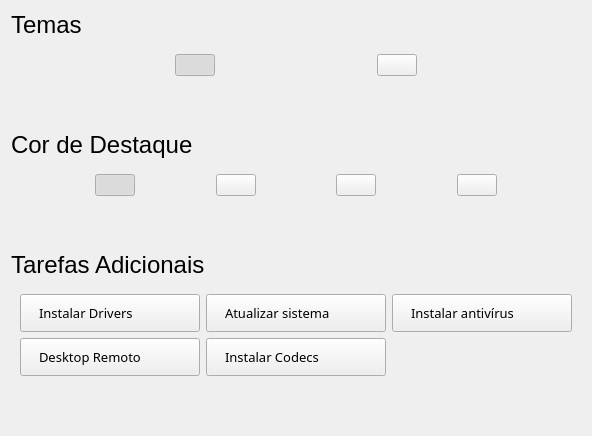
      <widget class="QWidget" name="page">
       <layout class="QVBoxLayout" name="verticalLayout_3">
        <item>
         <layout class="QVBoxLayout" name="verticalLayout_2">
          <item>
           <layout class="QHBoxLayout" name="horizontalLayout_2">
            <item>
             <widget class="QLabel" name="label_3">
              <property name="font">
               <font>
                <family>Ubuntu</family>
                <pointsize>18</pointsize>
               </font>
              </property>
              <property name="text">
               <string>Temas</string>
              </property>
             </widget>
            </item>
            <item>
             <spacer name="horizontalSpacer_2">
              <property name="orientation">
               <enum>Qt::Horizontal</enum>
              </property>
              <property name="sizeHint" stdset="0">
               <size>
                <width>40</width>
                <height>20</height>
               </size>
              </property>
             </spacer>
            </item>
           </layout>
          </item>
          <item>
           <widget class="QWidget" name="widget" native="true">
            <layout class="QHBoxLayout" name="horizontalLayout_3">
             <item>
              <spacer name="horizontalSpacer_3">
               <property name="orientation">
                <enum>Qt::Horizontal</enum>
               </property>
               <property name="sizeHint" stdset="0">
                <size>
                 <width>40</width>
                 <height>20</height>
                </size>
               </property>
              </spacer>
             </item>
             <item>
              <widget class="QPushButton" name="BreezeLight">
               <property name="icon">
                <iconset resource="ImgsResources.qrc">
                 <normaloff>:/Imgs/DesktopThemesColors/Imgs/DesktopThemesColors/DesktopLight-1.png</normaloff>:/Imgs/DesktopThemesColors/Imgs/DesktopThemesColors/DesktopLight-1.png</iconset>
               </property>
               <property name="iconSize">
                <size>
                 <width>280</width>
                 <height>150</height>
                </size>
               </property>
               <property name="checkable">
                <bool>true</bool>
               </property>
               <property name="checked">
                <bool>true</bool>
               </property>
               <property name="autoExclusive">
                <bool>true</bool>
               </property>
               <property name="flat">
                <bool>false</bool>
               </property>
              </widget>
             </item>
             <item>
              <spacer name="horizontalSpacer_5">
               <property name="orientation">
                <enum>Qt::Horizontal</enum>
               </property>
               <property name="sizeHint" stdset="0">
                <size>
                 <width>40</width>
                 <height>20</height>
                </size>
               </property>
              </spacer>
             </item>
             <item>
              <widget class="QPushButton" name="BreezeDark">
               <property name="icon">
                <iconset resource="ImgsResources.qrc">
                 <normaloff>:/Imgs/DesktopThemesColors/Imgs/DesktopThemesColors/DesktopDark-1.png</normaloff>:/Imgs/DesktopThemesColors/Imgs/DesktopThemesColors/DesktopDark-1.png</iconset>
               </property>
               <property name="iconSize">
                <size>
                 <width>280</width>
                 <height>150</height>
                </size>
               </property>
               <property name="checkable">
                <bool>true</bool>
               </property>
               <property name="autoExclusive">
                <bool>true</bool>
               </property>
               <property name="flat">
                <bool>false</bool>
               </property>
              </widget>
             </item>
             <item>
              <spacer name="horizontalSpacer_4">
               <property name="orientation">
                <enum>Qt::Horizontal</enum>
               </property>
               <property name="sizeHint" stdset="0">
                <size>
                 <width>40</width>
                 <height>20</height>
                </size>
               </property>
              </spacer>
             </item>
            </layout>
           </widget>
          </item>
          <item>
           <spacer name="verticalSpacer_13">
            <property name="orientation">
             <enum>Qt::Vertical</enum>
            </property>
            <property name="sizeType">
             <enum>QSizePolicy::Fixed</enum>
            </property>
            <property name="sizeHint" stdset="0">
             <size>
              <width>20</width>
              <height>40</height>
             </size>
            </property>
           </spacer>
          </item>
          <item>
           <layout class="QHBoxLayout" name="horizontalLayout_4">
            <item>
             <widget class="QLabel" name="label_2">
              <property name="font">
               <font>
                <family>Ubuntu</family>
                <pointsize>18</pointsize>
               </font>
              </property>
              <property name="text">
               <string>Cor de Destaque</string>
              </property>
             </widget>
            </item>
            <item>
             <spacer name="horizontalSpacer_7">
              <property name="orientation">
               <enum>Qt::Horizontal</enum>
              </property>
              <property name="sizeHint" stdset="0">
               <size>
                <width>40</width>
                <height>20</height>
               </size>
              </property>
             </spacer>
            </item>
           </layout>
          </item>
          <item>
           <widget class="QWidget" name="colorContainer" native="true">
            <layout class="QHBoxLayout" name="horizontalLayout_5">
             <item>
              <spacer name="horizontalSpacer_45">
               <property name="orientation">
                <enum>Qt::Horizontal</enum>
               </property>
               <property name="sizeHint" stdset="0">
                <size>
                 <width>40</width>
                 <height>20</height>
                </size>
               </property>
              </spacer>
             </item>
             <item>
              <widget class="QPushButton" name="color_1">
               <property name="icon">
                <iconset resource="ImgsResources.qrc">
                 <normaloff>:/Imgs/IconesThemeColors/Imgs/IconsThemeColors/folder.png</normaloff>:/Imgs/IconesThemeColors/Imgs/IconsThemeColors/folder.png</iconset>
               </property>
               <property name="iconSize">
                <size>
                 <width>50</width>
                 <height>50</height>
                </size>
               </property>
               <property name="checkable">
                <bool>true</bool>
               </property>
               <property name="checked">
                <bool>true</bool>
               </property>
               <property name="autoExclusive">
                <bool>true</bool>
               </property>
               <property name="flat">
                <bool>false</bool>
               </property>
               <property name="hexadecimal" stdset="0">
                <string>#f69310</string>
               </property>
               <property name="name" stdset="0">
                <string>Orange</string>
               </property>
               <property name="decimal" stdset="0">
                <string>246,147,16</string>
               </property>
              </widget>
             </item>
             <item>
              <spacer name="horizontalSpacer_47">
               <property name="orientation">
                <enum>Qt::Horizontal</enum>
               </property>
               <property name="sizeHint" stdset="0">
                <size>
                 <width>40</width>
                 <height>20</height>
                </size>
               </property>
              </spacer>
             </item>
             <item>
              <widget class="QPushButton" name="color_2">
               <property name="text">
                <string/>
               </property>
               <property name="icon">
                <iconset resource="ImgsResources.qrc">
                 <normaloff>:/Imgs/IconesThemeColors/Imgs/IconsThemeColors/folder-documents.png</normaloff>:/Imgs/IconesThemeColors/Imgs/IconsThemeColors/folder-documents.png</iconset>
               </property>
               <property name="iconSize">
                <size>
                 <width>50</width>
                 <height>50</height>
                </size>
               </property>
               <property name="checkable">
                <bool>true</bool>
               </property>
               <property name="autoExclusive">
                <bool>true</bool>
               </property>
               <property name="flat">
                <bool>false</bool>
               </property>
               <property name="hexadecimal" stdset="0">
                <string>#aa4000</string>
               </property>
               <property name="name" stdset="0">
                <string>Brown</string>
               </property>
               <property name="decimal" stdset="0">
                <string>170,64,0</string>
               </property>
              </widget>
             </item>
             <item>
              <spacer name="horizontalSpacer_48">
               <property name="orientation">
                <enum>Qt::Horizontal</enum>
               </property>
               <property name="sizeHint" stdset="0">
                <size>
                 <width>40</width>
                 <height>20</height>
                </size>
               </property>
              </spacer>
             </item>
             <item>
              <widget class="QPushButton" name="color_3">
               <property name="icon">
                <iconset resource="ImgsResources.qrc">
                 <normaloff>:/Imgs/IconesThemeColors/Imgs/IconsThemeColors/folder-cyan.png</normaloff>:/Imgs/IconesThemeColors/Imgs/IconsThemeColors/folder-cyan.png</iconset>
               </property>
               <property name="iconSize">
                <size>
                 <width>50</width>
                 <height>50</height>
                </size>
               </property>
               <property name="checkable">
                <bool>true</bool>
               </property>
               <property name="autoExclusive">
                <bool>true</bool>
               </property>
               <property name="flat">
                <bool>false</bool>
               </property>
               <property name="hexadecimal" stdset="0">
                <string>#00828c</string>
               </property>
               <property name="name" stdset="0">
                <string>Cyan</string>
               </property>
               <property name="decimal" stdset="0">
                <string>0,130,140</string>
               </property>
              </widget>
             </item>
             <item>
              <spacer name="horizontalSpacer_50">
               <property name="orientation">
                <enum>Qt::Horizontal</enum>
               </property>
               <property name="sizeHint" stdset="0">
                <size>
                 <width>40</width>
                 <height>20</height>
                </size>
               </property>
              </spacer>
             </item>
             <item>
              <widget class="QPushButton" name="color_4">
               <property name="icon">
                <iconset resource="ImgsResources.qrc">
                 <normaloff>:/Imgs/IconesThemeColors/Imgs/IconsThemeColors/folder-bookmarks.png</normaloff>:/Imgs/IconesThemeColors/Imgs/IconsThemeColors/folder-bookmarks.png</iconset>
               </property>
               <property name="iconSize">
                <size>
                 <width>50</width>
                 <height>50</height>
                </size>
               </property>
               <property name="checkable">
                <bool>true</bool>
               </property>
               <property name="autoExclusive">
                <bool>true</bool>
               </property>
               <property name="flat">
                <bool>false</bool>
               </property>
               <property name="hexadecimal" stdset="0">
                <string>#6a58ff</string>
               </property>
               <property name="name" stdset="0">
                <string>Lavanda</string>
               </property>
               <property name="decimal" stdset="0">
                <string>106,88,255</string>
               </property>
              </widget>
             </item>
             <item>
              <spacer name="horizontalSpacer_22">
               <property name="orientation">
                <enum>Qt::Horizontal</enum>
               </property>
               <property name="sizeHint" stdset="0">
                <size>
                 <width>40</width>
                 <height>20</height>
                </size>
               </property>
              </spacer>
             </item>
            </layout>
           </widget>
          </item>
          <item>
           <spacer name="verticalSpacer_15">
            <property name="orientation">
             <enum>Qt::Vertical</enum>
            </property>
            <property name="sizeType">
             <enum>QSizePolicy::Fixed</enum>
            </property>
            <property name="sizeHint" stdset="0">
             <size>
              <width>20</width>
              <height>40</height>
             </size>
            </property>
           </spacer>
          </item>
          <item>
           <layout class="QHBoxLayout" name="horizontalLayout_6">
            <item>
             <widget class="QLabel" name="label_4">
              <property name="font">
               <font>
                <family>Ubuntu</family>
                <pointsize>18</pointsize>
                <italic>false</italic>
               </font>
              </property>
              <property name="text">
               <string>Tarefas Adicionais</string>
              </property>
             </widget>
            </item>
            <item>
             <spacer name="horizontalSpacer_9">
              <property name="orientation">
               <enum>Qt::Horizontal</enum>
              </property>
              <property name="sizeHint" stdset="0">
               <size>
                <width>40</width>
                <height>20</height>
               </size>
              </property>
             </spacer>
            </item>
           </layout>
          </item>
          <item>
           <widget class="QWidget" name="taskContainer" native="true">
            <property name="styleSheet">
             <string notr="true">QPushButton {
  padding: 9;
  padding-left: 18;
  text-align: left;
}</string>
            </property>
            <layout class="QGridLayout" name="gridLayout">
             <item row="0" column="0">
              <widget class="QPushButton" name="taskDrivers">
               <property name="minimumSize">
                <size>
                 <width>180</width>
                 <height>0</height>
                </size>
               </property>
               <property name="maximumSize">
                <size>
                 <width>180</width>
                 <height>16777215</height>
                </size>
               </property>
               <property name="font">
                <font>
                 <family>Noto Sans</family>
                 <pointsize>10</pointsize>
                </font>
               </property>
               <property name="text">
                <string>Instalar Drivers</string>
               </property>
               <property name="arguments" stdset="0">
                <stringlist>
                 <string>software-properties-qt</string>
                 <string>--open-tab=4</string>
                </stringlist>
               </property>
               <property name="executable" stdset="0">
                <string>pkexec</string>
               </property>
              </widget>
             </item>
             <item row="0" column="1">
              <widget class="QPushButton" name="taskRemina_4">
               <property name="minimumSize">
                <size>
                 <width>180</width>
                 <height>0</height>
                </size>
               </property>
               <property name="maximumSize">
                <size>
                 <width>180</width>
                 <height>16777215</height>
                </size>
               </property>
               <property name="font">
                <font>
                 <family>Noto Sans</family>
                 <pointsize>10</pointsize>
                </font>
               </property>
               <property name="text">
                <string>Atualizar sistema</string>
               </property>
               <property name="executable" stdset="0">
                <string>plasma-discover</string>
               </property>
               <property name="arguments" stdset="0">
                <stringlist>
                 <string>qapt-batch</string>
                 <string>--install</string>
                 <string>$(apt list --upgradable | tail -n+2 | cut -d/ -f1 | xargs)</string>
                </stringlist>
               </property>
              </widget>
             </item>
             <item row="0" column="2" colspan="2">
              <widget class="QPushButton" name="taskRemina_2">
               <property name="minimumSize">
                <size>
                 <width>180</width>
                 <height>0</height>
                </size>
               </property>
               <property name="maximumSize">
                <size>
                 <width>180</width>
                 <height>16777215</height>
                </size>
               </property>
               <property name="font">
                <font>
                 <family>Noto Sans</family>
                 <pointsize>10</pointsize>
                </font>
               </property>
               <property name="text">
                <string>Instalar antivírus</string>
               </property>
               <property name="executable" stdset="0">
                <string>pkexec</string>
               </property>
               <property name="arguments" stdset="0">
                <stringlist>
                 <string>qapt-batch</string>
                 <string>--install</string>
                 <string>clamtk</string>
                </stringlist>
               </property>
              </widget>
             </item>
             <item row="1" column="0">
              <widget class="QPushButton" name="taskRemina">
               <property name="minimumSize">
                <size>
                 <width>180</width>
                 <height>0</height>
                </size>
               </property>
               <property name="maximumSize">
                <size>
                 <width>180</width>
                 <height>16777215</height>
                </size>
               </property>
               <property name="font">
                <font>
                 <family>Noto Sans</family>
                 <pointsize>10</pointsize>
                </font>
               </property>
               <property name="text">
                <string>Desktop Remoto</string>
               </property>
               <property name="executable" stdset="0">
                <string>pkexec</string>
               </property>
               <property name="arguments" stdset="0">
                <stringlist>
                 <string>qapt-batch</string>
                 <string>--install</string>
                 <string>remmina</string>
                </stringlist>
               </property>
              </widget>
             </item>
             <item row="1" column="1" colspan="2">
              <widget class="QPushButton" name="taskRemina_3">
               <property name="minimumSize">
                <size>
                 <width>180</width>
                 <height>0</height>
                </size>
               </property>
               <property name="maximumSize">
                <size>
                 <width>180</width>
                 <height>16777215</height>
                </size>
               </property>
               <property name="font">
                <font>
                 <family>Noto Sans</family>
                 <pointsize>10</pointsize>
                </font>
               </property>
               <property name="text">
                <string>Instalar Codecs</string>
               </property>
               <property name="executable" stdset="0">
                <string>pkexec</string>
               </property>
               <property name="arguments" stdset="0">
                <stringlist>
                 <string>wrapper-codecs.sh</string>
                </stringlist>
               </property>
              </widget>
             </item>
            </layout>
           </widget>
          </item>
         </layout>
        </item>
        <item>
         <spacer name="verticalSpacer_17">
          <property name="orientation">
           <enum>Qt::Vertical</enum>
          </property>
          <property name="sizeHint" stdset="0">
           <size>
            <width>20</width>
            <height>40</height>
           </size>
          </property>
         </spacer>
        </item>
       </layout>
      </widget>
